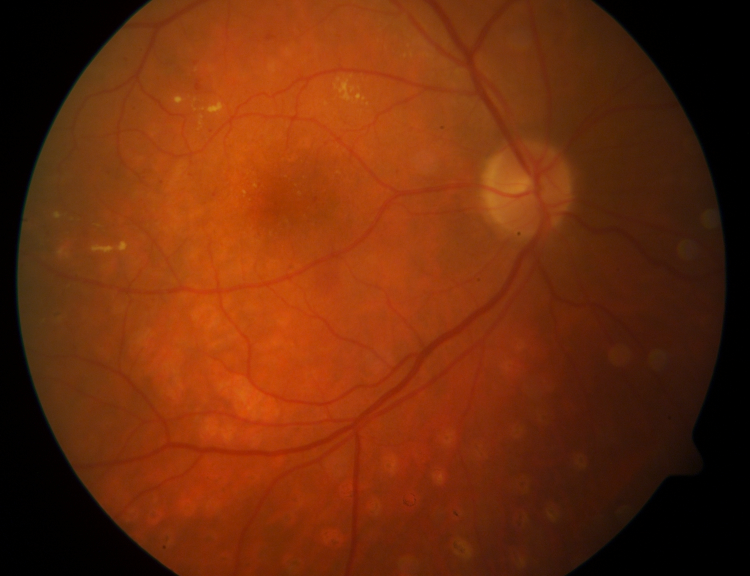
%> input picture image001.png, 1500 x 1152 px, given in place of image1.png, which was not available (shown at 1/2 size)
$ octave MainAlgotithm1.m   (GNU Octave 9; MATLAB toolbox functions it lacks are replaced by stand-ins)
%> lines starting %> are read from the running program, lines starting %| are printed output that depends on the picture; in (x1, y1, x2, y2) boxes, pixels count from 0 and x2, y2 are one past the last pixel; in counts of white or black regions, pixels touching at a corner belong together; the program's own positions count from 1; pictures that were not available may be replaced by others from this repository, and a replacement may not be noted
### resizeretina.m
function retinaRGB = resizeretina ( retinaRGB, x, y )
% Resize an RGB image of retina
    a = size(retinaRGB, 1);
    b = size(retinaRGB, 2);
    retinaRGB = imresize(retinaRGB, sqrt(x * y / (a * b)));

end

### Regionprops.m
function [Mask,s] = Regionprops(Mask,IG,mr)
while(1)
    s = regionprops(Mask,'centroid','Area','BoundingBox');

    [~,idM] = max([s.Area]);

    [n,m] = size(Mask);
    S = n*m;
    BC = s(idM).BoundingBox;
    SS = BC(3)*BC(4);
    nm = numel(find(Mask(:)==1));

    if (SS>S/16 || nm>S/7)
        mr = mr + 0.05;
        Mask = IG>mr*max(IG(:));
    else
        break;
    end
end

se = strel('disk', 1);
Mask = imopen(Mask, se);
se = strel('disk', 2);
Mask = imclose(imdilate(Mask,se), se);

s = regionprops(Mask,'centroid','Area','BoundingBox','ConvexArea','Extent',...
        'PixelIdxList','PixelList','SubarrayIdx');
end

### regiongrowing.m
function J=regiongrowing(I,x,y,reg_maxdist)
% This function performs "region growing" in an image from a specified
% seedpoint (x,y)
%
% J = regiongrowing(I,x,y,t)
%
% I : input image
% J : logical output image of region
% x,y : the position of the seedpoint (if not given uses function getpts)
% t : maximum intensity distance (defaults to 0.2)
%
% The region is iteratively grown by comparing all unallocated neighbouring pixels to the region.
% The difference between a pixel's intensity value and the region's mean,
% is used as a measure of similarity. The pixel with the smallest difference
% measured this way is allocated to the respective region.
% This process stops when the intensity difference between region mean and
% new pixel become larger than a certain treshold (t)
%
% Example:
%
% I = im2double(imread('medtest.png'));
% x=198; y=359;
% J = regiongrowing(I,x,y,0.2);
% figure, imshow(I+J);
%
% Author: D. Kroon, University of Twente
L1 = I(x,y);
if L1 == 0
    I(x,y) = 1;
end


if(exist('reg_maxdist','var')==0), reg_maxdist=0.2; end
if(exist('y','var')==0), figure, imshow(I,[]); [y,x]=getpts; y=round(y(1)); x=round(x(1)); end

J = zeros(size(I)); % Output
Isizes = size(I); % Dimensions of input image

reg_mean = I(x,y); % The mean of the segmented region
reg_size = 1; % Number of pixels in region

% Free memory to store neighbours of the (segmented) region
neg_free = 10000; neg_pos=0;
neg_list = zeros(neg_free,3);

pixdist=0; % Distance of the region newest pixel to the regio mean

% Neighbor locations (footprint)
neigb=[-1 0; 1 0; 0 -1;0 1];

% Start regiogrowing until distance between regio and posible new pixels become
% higher than a certain treshold
while(pixdist<reg_maxdist&&reg_size<numel(I))

    % Add new neighbors pixels
    for j=1:4
        % Calculate the neighbour coordinate
        xn = x +neigb(j,1); yn = y +neigb(j,2);

        % Check if neighbour is inside or outside the image
        ins=(xn>=1)&&(yn>=1)&&(xn<=Isizes(1))&&(yn<=Isizes(2));

        % Add neighbor if inside and not already part of the segmented area
        if(ins&&(J(xn,yn)==0))
                neg_pos = neg_pos+1;
                neg_list(neg_pos,:) = [xn yn I(xn,yn)]; J(xn,yn)=1;
        end
    end

    % Add a new block of free memory
    if(neg_pos+10>neg_free), neg_free=neg_free+10000; neg_list((neg_pos+1):neg_free,:)=0; end

    % Add pixel with intensity nearest to the mean of the region, to the region
    dist = abs(neg_list(1:neg_pos,3)-reg_mean);
    [pixdist, index] = min(dist);
    J(x,y)=2; reg_size=reg_size+1;

    % Calculate the new mean of the region
    reg_mean= (reg_mean*reg_size + neg_list(index,3))/(reg_size+1);

    % Save the x and y coordinates of the pixel (for the neighbour add proccess)
    x = neg_list(index,1); y = neg_list(index,2);

    % Remove the pixel from the neighbour (check) list
    neg_list(index,:)=neg_list(neg_pos,:); neg_pos=neg_pos-1;
end

% Return the segmented area as logical matrix
J=J>1;

### clearDisk.m
function [JJ,s] = clearDisk(JJ,s)

for i = 1:numel(s)
    A  = s(i).PixelList;
    sA = std(A);
    s(i).StdPixel = sA;
end

[~,id] = max([s.Area]);
if (s(id).Area/s(id).ConvexArea)>0.55
    x = s(id).SubarrayIdx{1,1};
    y = s(id).SubarrayIdx{1,2};
    s(id) = [];
else

    [~,id] = sort([s.Area]);
    id = id(end-1);
    x = s(id).SubarrayIdx{1,1};
    y = s(id).SubarrayIdx{1,2};
    s(id) = [];
end
if exist('x','var')


    for i = 1:numel(x)
        JJ(x(i),y) = 0;
    end

end
JJ = logical(JJ);
end

### MainAlgotithm1.m
clc
clear
close all

%% Read Image
k = 0;
for num = 1:89


    IM = imread(['D:\Impelimention\Rajabi\images\ddb1_fundusimages\image',num2str(num),'.png']);
%> IM is the input picture: size 1152x1500x3 uint8; mean R, G, B 109.5, 43.9, 10.6

    % Resize image
    im = resizeretina(IM, 576  , 750);
    [n,m,~] = size(im);
%> n = 576; m = 750
    im1 = im;
%       figure,imshow(im)

    %% Pre-Procces
    % Display the superpixel boundaries overlaid on the original image.
    [L,N] = superpixels(im,3000);
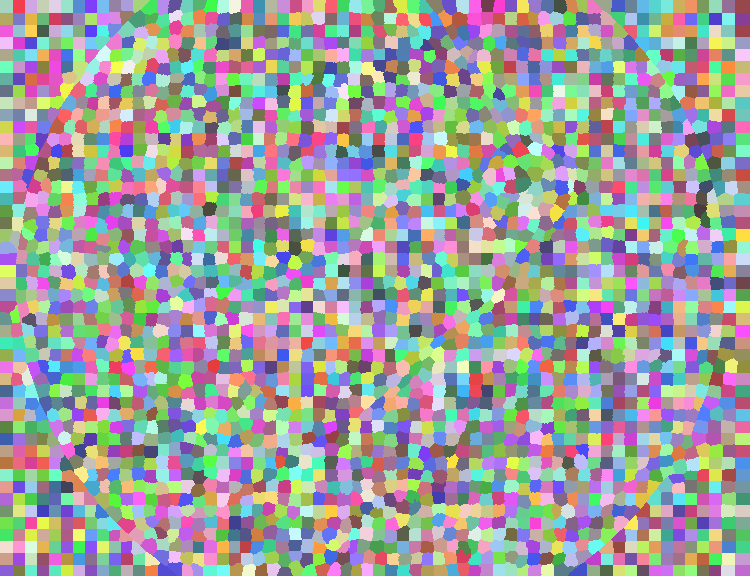
%> L: size 576x750 double; 2974 distinct labels, from 1 to 2974; one colour per label, 0 black
%> N = 2974
    % figure
    % % BW = boundarymask(L);
    % imshow(imoverlay(im,BW,'cyan'),'InitialMagnification',67)

    I = zeros(size(im),'like',im);
%> I: size 576x750x3 uint8; every value is 0
    idx = label2idx(L);
%> idx = 2974 items
    numRows = size(im,1);
%> numRows = 576
    numCols = size(im,2);
%> numCols = 750
    for labelVal = 1:N
        redIdx = idx{labelVal};
        greenIdx = idx{labelVal}+numRows*numCols;
        blueIdx = idx{labelVal}+2*numRows*numCols;
        I(redIdx) = 1*max(im(redIdx));
        I(greenIdx) = 2*max(im(greenIdx));
        I(blueIdx) = 2*max(im(blueIdx));
    end
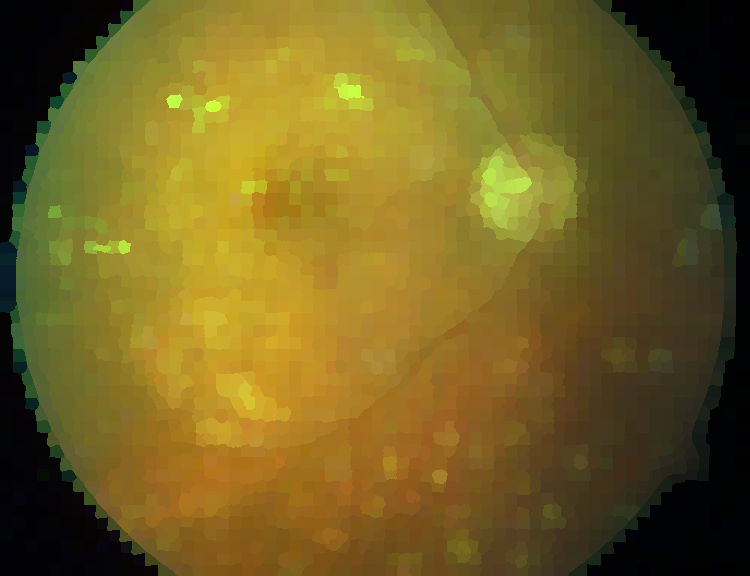
%> I: size 576x750x3 uint8; mean R, G, B 116, 98.1, 34.5
%     figure,imshow(I)
    IG = ((double(I(:,:,2))+ double(I(:,:,3)) )/(2*255));

    IG = adapthisteq(IG);
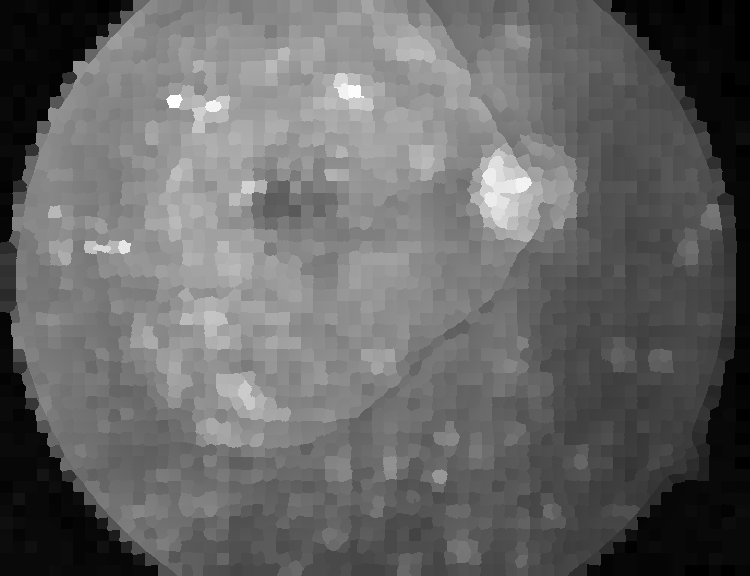
%> IG: size 576x750 double; min 0, max 1, mean 0.404
%     figure,imshow(IG)

    %% Segmentation

    mr = 0.54;
    Mask = IG>mr*max(IG(:));
%> Mask: size 576x750 logical; 27.5% white; 25 white regions (3 under 20 px), largest, box (x1, y1, x2, y2) and area: (48, 0, 578, 448) 112828, (23, 205, 83, 266) 1841, (34, 139, 74, 182) 658
    se = strel('disk', 2);
    Mask = imclose(Mask, se);
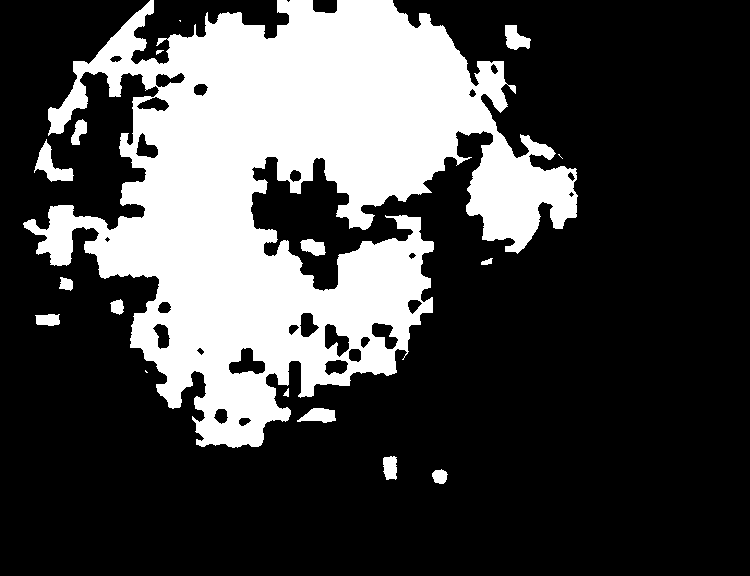
%> Mask: size 576x750 logical; 27.8% white; 17 white regions (3 under 20 px), largest, box (x1, y1, x2, y2) and area: (23, 0, 578, 448) 116785, (34, 139, 74, 182) 664, (505, 25, 531, 50) 417

    [Mask,s] = Regionprops(Mask,IG,mr);
%> the loop in Regionprops, `while(1)` made 4 passes
%> (idM, BC, SS, nm) on passes 1 to 4: (1, [23.5 0.5 555 448], 248640, 119945), (3, [84.5 0.5 410 398], 163180, 70355), (5, [144.5 158.5 146 192], 28032, 34754), (22, [470.5 148.5 73 82], 5986, 14071)
%> after the loop in Regionprops, `while(1)`: mr = 0.69
%> in Regionprops, `Mask = imopen(Mask, se);`: Mask: size 576x750 logical; 3.2% white; 26 white regions, largest, box (x1, y1, x2, y2) and area: (470, 148, 543, 230) 3552, (313, 73, 374, 121) 1729, (166, 94, 230, 133) 1337
%> in Regionprops, `Mask = imclose(imdilate(Mask,se), se);`: Mask: size 576x750 logical; 4.3% white; 21 white regions
%> in Regionprops, `s = regionprops(Mask,'centroid','Area','BoundingBox','ConvexArea','Ext..`: s = 21 regions; largest, box (x1, y1, x2, y2), Area, Centroid, Extent and ConvexArea: (468, 146, 545, 244) 4308 [506.3 194.8] 0.571 5285, (311, 71, 376, 123) 2127 [347.4 97] 0.629 2464, (164, 92, 232, 135) 1720 [202.5 110.2] 0.588 2174
    JJ = zeros(n,m);
    reg_maxdist = 0.05;
    XYC = reshape(round([s.Centroid]),2,[]);
%> XYC = 21 columns, first 8: [55 108 203 181 175 210 188 197; 213 248 110 176 224 323 259 212]
    for i = 1:numel(s)
        J = regiongrowing(Mask,XYC(2,i),XYC(1,i),reg_maxdist);
        JJ = JJ + J;
    end
%> this loop made 21 passes
%> JJ: size 576x750 double; values 0 (black) and 1 (white), 4.3% white; 21 white regions
    JJ = logical(JJ);
    s = regionprops(JJ,'centroid','Area','BoundingBox','ConvexArea','Extent',...
        'PixelIdxList','PixelList','SubarrayIdx');

    [J,s] = clearDisk(JJ,s);
%> the loop in clearDisk, `for i = 1:numel(s)` made 21 passes
%> sA on passes 1 to 12: [4.43 4.29], [14.17 4.4], [16.85 10.28], [8 9.57], [4.52 11.17], [12.91 13.07], [3.56 4.67], [4.44 4.43], [3.92 4.39], [4.1 2.92], [14 10.15], [7.26 10.72]
%> after the loop in clearDisk, `for i = 1:numel(s)`: s = 21 regions; largest, box (x1, y1, x2, y2), Area, Centroid, Extent, ConvexArea and StdPixel: (468, 146, 545, 244) 4308 [506.3 194.8] 0.571 5285 [16.8 22.3], (311, 71, 376, 123) 2127 [347.4 97] 0.629 2464 [15.7 11.9], (164, 92, 232, 135) 1720 [202.5 110.2] 0.588 2174 [16.9 10.3]
%> in clearDisk, `[~,id] = max([s.Area]);`: id = 21
%> in clearDisk, `x = s(id).SubarrayIdx{1,1};`: x = 98 values from 147 to 244
%> in clearDisk, `y = s(id).SubarrayIdx{1,2};`: y = 77 values from 469 to 545
%> the loop in clearDisk, `for i = 1:numel(x)` made 98 passes
%> after the loop in clearDisk, `for i = 1:numel(x)`:
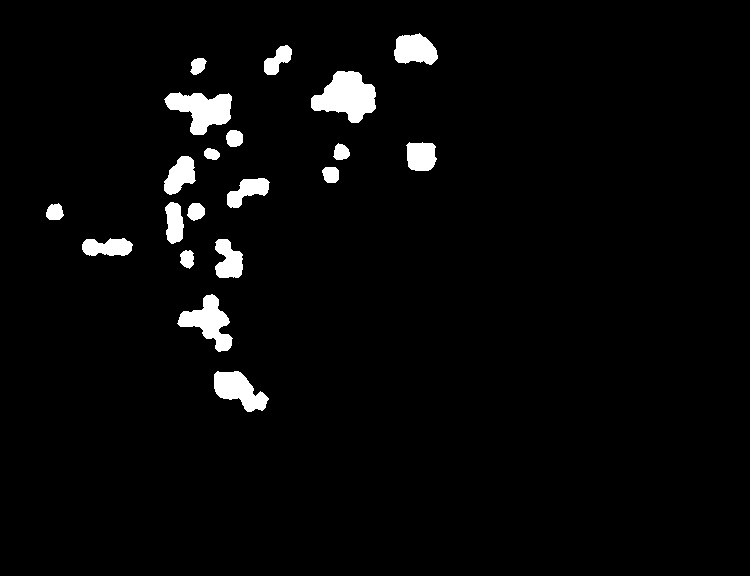
%> JJ: size 576x750 logical; 3.3% white; 20 white regions
%> s = 20 regions; largest, box (x1, y1, x2, y2), Area, Centroid, Extent, ConvexArea and StdPixel: (311, 71, 376, 123) 2127 [347.4 97] 0.629 2464 [15.7 11.9], (164, 92, 232, 135) 1720 [202.5 110.2] 0.588 2174 [16.9 10.3], (177, 294, 233, 352) 1454 [209.6 322.9] 0.448 2003 [12.9 13.1]

    figure,subplot(221),imshow(im)
    subplot(222),imshow(I)
    subplot(223),imshow(JJ)
    subplot(224),imshow(Mask)

    J = double(J);JJ(:,:,1) = J;JJ(:,:,2) = J;JJ(:,:,3) = J;
%> after `J = double(J)`: J: size 576x750 double; values 0 (black) and 1 (white), 3.3% white; 20 white regions, largest, box (x1, y1, x2, y2) and area: (311, 71, 376, 123) 2127, (164, 92, 232, 135) 1720, (177, 294, 233, 352) 1454
    IM = im.*uint8(JJ);
%> IM: size 576x750x3 uint8
    XYC = reshape(round([s.Centroid]),2,[]);
%> XYC = 20 columns, first 8: [55 108 203 181 175 210 188 197; 213 248 110 176 224 323 259 212]
    for i = 1:numel(s)
        s(i).I = imcrop(im,[XYC(1,i)-29,XYC(2,i)-25,59,49]);
        s(i).J = imcrop(IM,[XYC(1,i)-29,XYC(2,i)-25,59,49]);
        figure(10),subplot(2,2,1),
        imshow( im);hold on,plot(XYC(1,i),XYC(2,i),'og');
        subplot(2,2,4), imshow(s(i).I);
        subplot(2,2,2), imshow(J);
        subplot(2,2,3), imshow(s(i).J);
        im1 = im1 + 255*uint8(JJ);
        s(i).name = ['image',num2str(num)];
%> (the run ends here)
